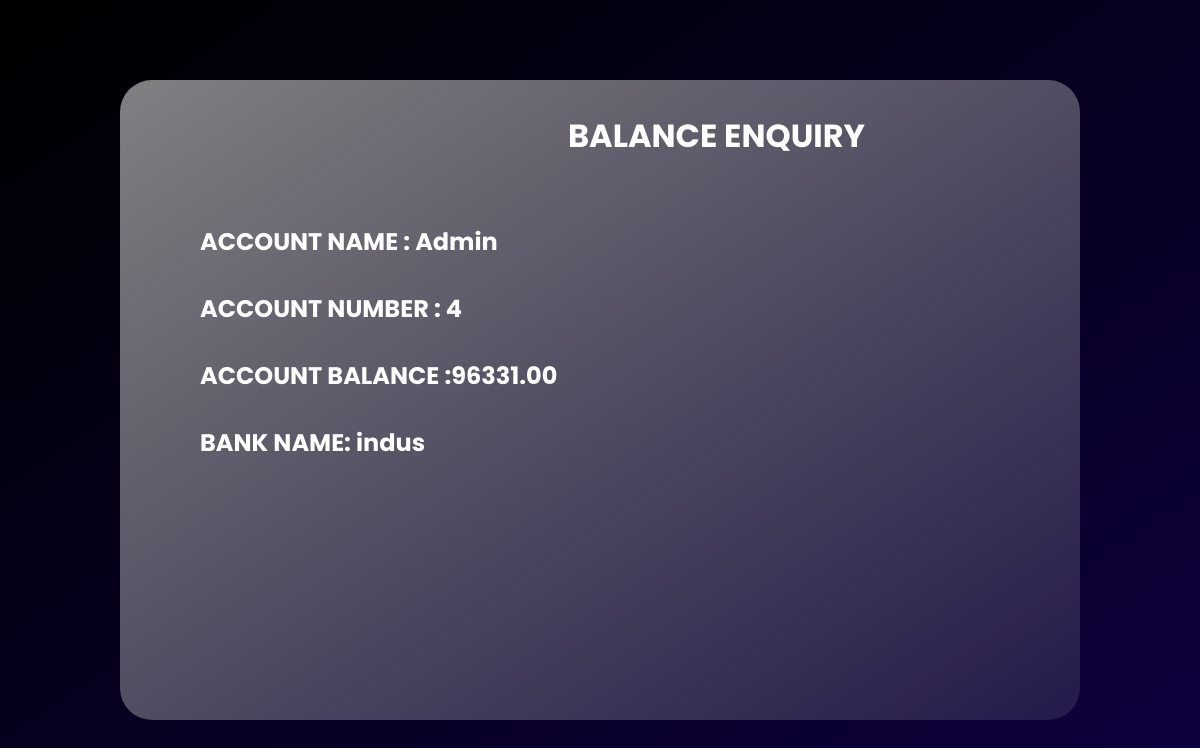
/balenquiry (signed in), run on the app's committed database.
### app/models.py (models this page shows, shortened)
class Account(models.Model):
    BANK_NAMES = (
        ("axis", "Axis Bank"),
        ("sbi", "State Bank of India"),
        ("pnb", "Punjab National Bank"),
        ("icici", "ICICI Bank"),
        ("hdfc", "HDFC Bank"),
        ("citi", "Citi Bank"),
        ("indus", "IndusInd Bank"),
        ("idbi", "IDBI Bank"),
        ("bob", "Bank of Baroda"),
    )
    account_id = models.AutoField(primary_key=True)
    user = models.OneToOneField(User, on_delete=models.CASCADE)
    name = models.CharField(max_length=100)
    bank_name = models.CharField(
        max_length=100, choices=BANK_NAMES, default="axis")
    pin = models.CharField(max_length=4)
    balance = models.DecimalField(max_digits=10, decimal_places=2)

### app/views.py (the view)
# urls.py: path('balenquiry', views.balenquiry, name='balenquiry'),
def balenquiry(request):
    username = request.session['username']
    user = User.objects.get(username=username)
    account = Account.objects.get(user=user)
    if account:
        return render(request, 'balenquiry.html', {
            "account": account
        })
    return render(request, 'balenquiry.html')

### app/templates/balenquiry.html (shortened to what this page needs)
{% load static %}
<html lang="en">
<head>
    <link rel="stylesheet" href="{% static 'css/lang.css' %}">
</head>
<body>
    <main>
        <section class="glass">
            <div class='text-box'>
            <h1 class='title'>BALANCE ENQUIRY</h1>
            <center>
            <div class="form-group">
            <h2 class="subtitle"> ACCOUNT NAME : {{account.name}} </h2>
            <h2 class="subtitle"> ACCOUNT NUMBER : {{account.account_id}} </h2>
            <h2 class="subtitle"> ACCOUNT BALANCE :{{account.balance}} </h2>
            <h2 class="subtitle"> BANK NAME: {{account.bank_name}} </h2>
            </div>
            </center>
            </div>
        </section>
    </main>
</body>
</html>

### app/static/css/lang.css (style rules this page uses)
* { margin: 0; padding: 0; box-sizing: 0; }
main { min-height: 100vh; background: linear-gradient(to right bottom, rgb(0, 0, 0), rgb(14, 0, 63)); display: flex; align-items: center; justify-content: center; }
.glass { background: white; height: 80vh; width: 70%; background: linear-gradient(to right bottom, rgba(255, 255, 255, 0.5), rgba(255, 255, 255, 0.1)); border-radius: 2rem; z-index: 3; backdrop-filter: blur(0.3rem); display: flex; flex-direction: column; }
.title { padding-left: 20rem; padding-top: 2rem; font-family: poppins; color: white; font-size: 2rem; }

### app/templates/balenquiry.html (style rules this page uses)
* { margin: 0; padding: 0; box-sizing: 0; }
main { min-height: 100vh; background: linear-gradient(to right bottom, rgb(0, 0, 0), rgb(14, 0, 63)); display: flex; align-items: center; justify-content: center; }
.glass { background: white; height: 80vh; width: 80%; background: linear-gradient(to right bottom, rgba(255, 255, 255, 0.5), rgba(255, 255, 255, 0.1)); border-radius: 2rem; z-index: 3; backdrop-filter: blur(0.3rem); display: flex; flex-direction: column; }
.title { padding-top: 2rem; font-family: poppins; color: white; font-size: 2rem; padding-left: 28rem; padding-bottom: 2rem; }
.subtitle { padding-left: 5rem; padding-top: 2rem; color: white; font-family: poppins; text-align: left; }

### data on the page
Account: name "Admin", account_id "4", balance "96331.00", bank_name "indus"
